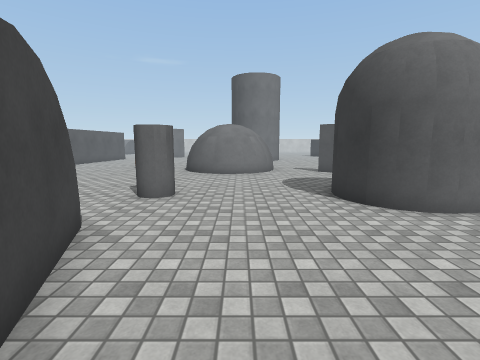
[1] (above)

21 first-person views from a walk through a scene from a Unity 3-D project. The camera is 1.4 m above the floor, tilts 8° down and sees 85° across. The floor is counted in squares, 1 m on a side. Each view is taken from the middle of a square. On the plan, view 1 faces up. The plan holds only what a view shows up to about 13 squares ahead; the rest is blank. The place goes on beyond the plan. Surface patterns are stand-ins for the level's own textures.

[2]
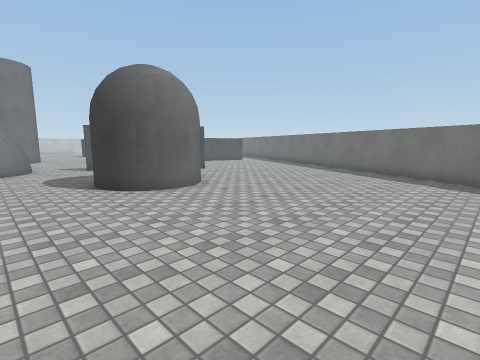

[3]
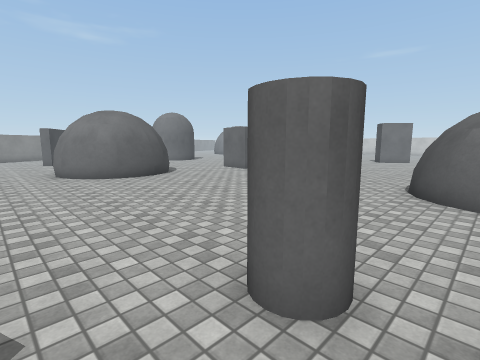

[4]
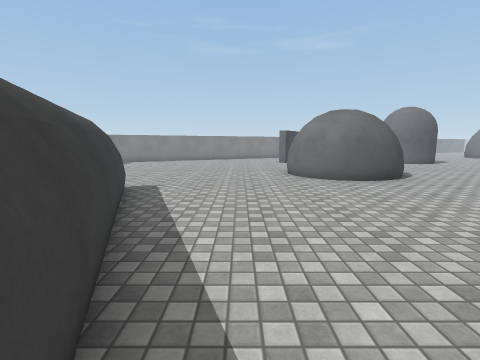

[5]
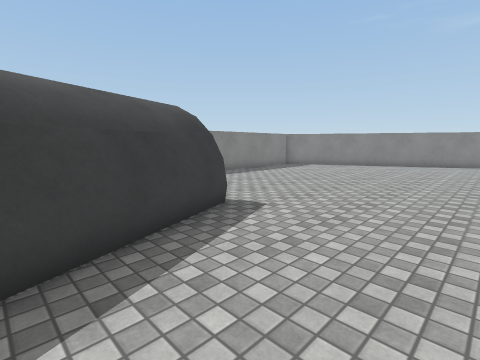

[6]
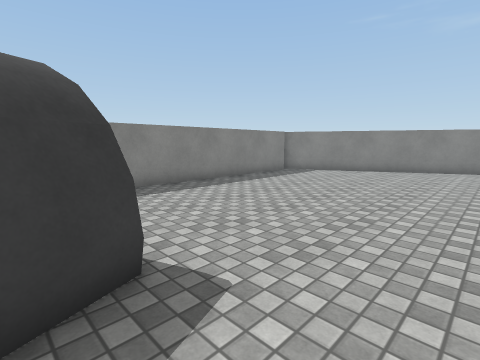

[7]
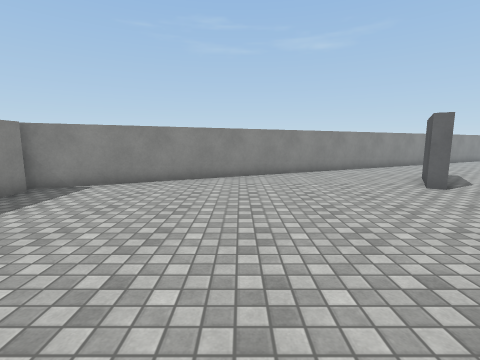

[8]
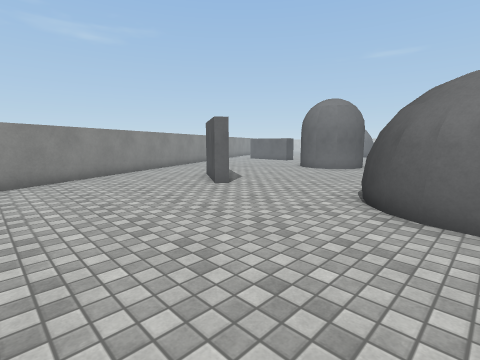

[9]
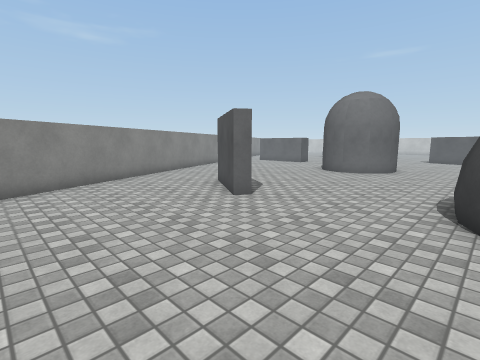

[10]
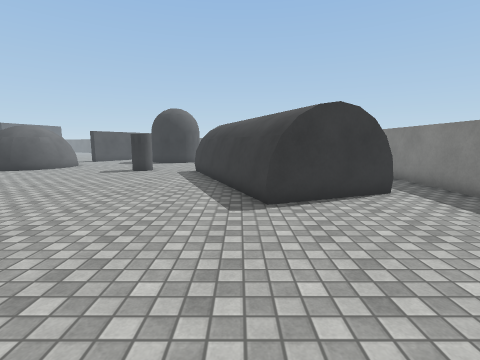

[11]
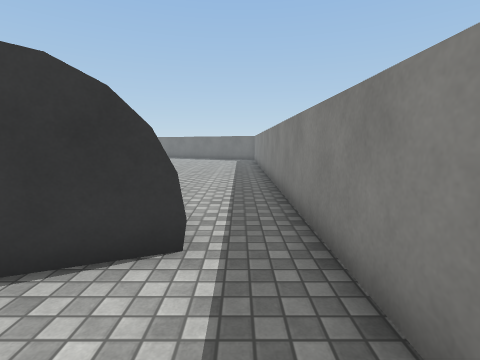

[12]
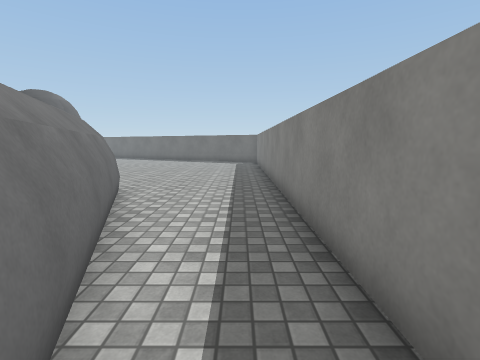

[13]
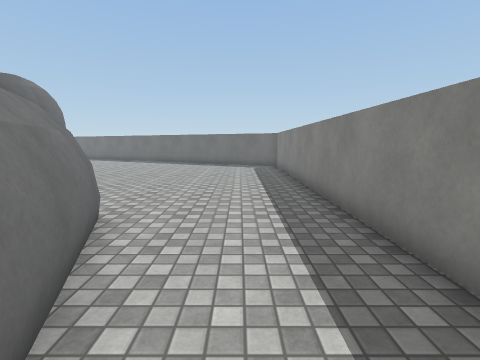

[14]
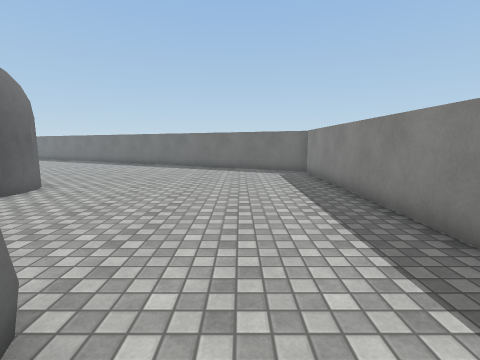

[15]
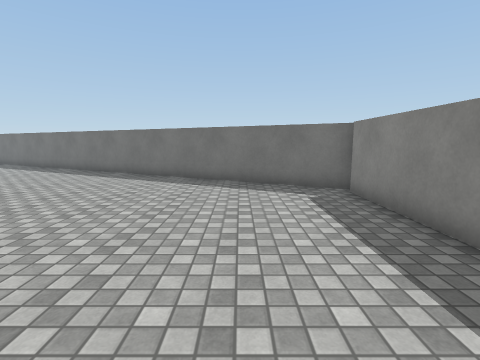

[16]
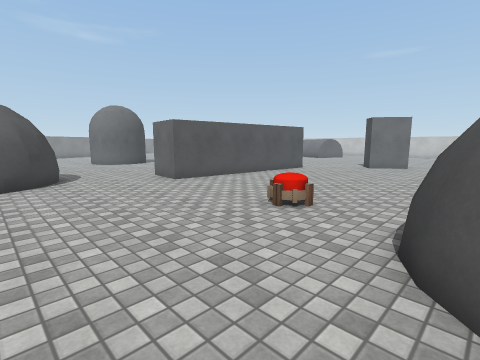

[17]
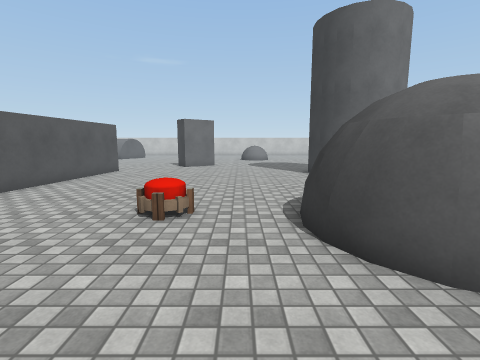

[18]
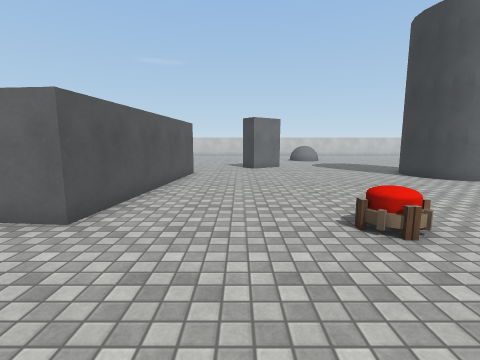

[19]
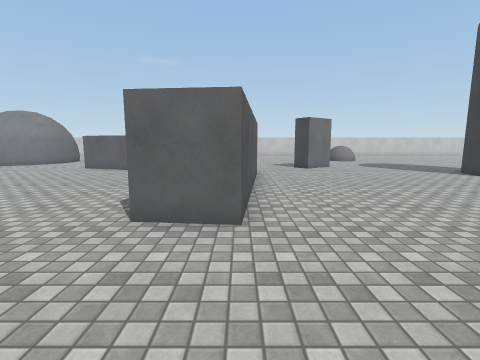

[20]
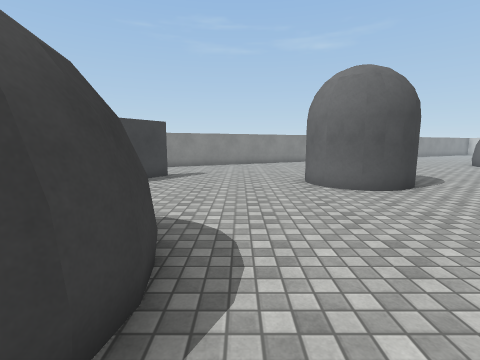

[21]
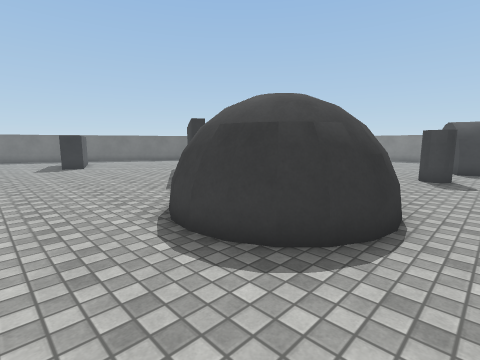

### Floor plan
Key: @ floor where view 1 was taken; # wall or solid block; . floor; = window, fence, low wall or low ledge; C grey cylinder; O other object.
Columns run from 27 left of view 1 to 15 right of it. Each row starts with its distance up from view 1.
 24   .. ......      ..........#
 23   ..........     #........##
 22   ..........    ##........##
 21    ..........   #..........##
 20      ........   #...........
 19       #.......  #..................
 18       ##......  #.......................
 17        #......  #.........=.............
 16   .. ###......###........####..........
 15   ...................OO.##  # ........
 14   ......................##  ##.......
 13   .......................####..# ...
 12   ..........###...........##....
 11  ..........   ##................
 10 ...........#   #...............          ..
  9 ....##.....#   #...............         ...
  8 #....##....#####..............#    ... ....
  7 #...........##..........CC....#   .........
  6 ##............................####........#
  5  #.............................##.........#
  4  ##....................##................##
  3   #.................######...............#
  2   ##..............####   #..............##
  1    #.............##      #..............#
  0    ##............##   ####.@...........##
 -1     #.............#####................#
 -2     ##............###.................##
 -3      #................................#
 -4      ##################################

Where each view was taken, in squares from view 1:
view 1: 0 up, 0 right, facing up
view 2: 2 down, 0 right, facing up-right
view 3: 5 up, 1 left, facing up-left
view 4: 5 up, 2 left, facing left
view 5: 6 up, 6 left, facing down-left
view 6: 4 up, 9 left, facing down-left
view 7: 2 up, 13 left, facing left
view 8: 2 up, 14 left, facing up-left
view 9: 3 up, 16 left, facing up-left
view 10: 2 up, 16 left, facing right
view 11: 3 down, 12 left, facing right
view 12: 3 down, 9 left, facing right
view 13: 2 down, 6 left, facing right
view 14: 1 down, 3 left, facing right
view 15: 1 down, 2 right, facing right
view 16: 10 up, 2 left, facing up-left
view 17: 10 up, 4 left, facing up
view 18: 11 up, 8 left, facing up
view 19: 11 up, 11 left, facing up
view 20: 13 up, 12 left, facing left
view 21: 19 up, 4 left, facing down-right
